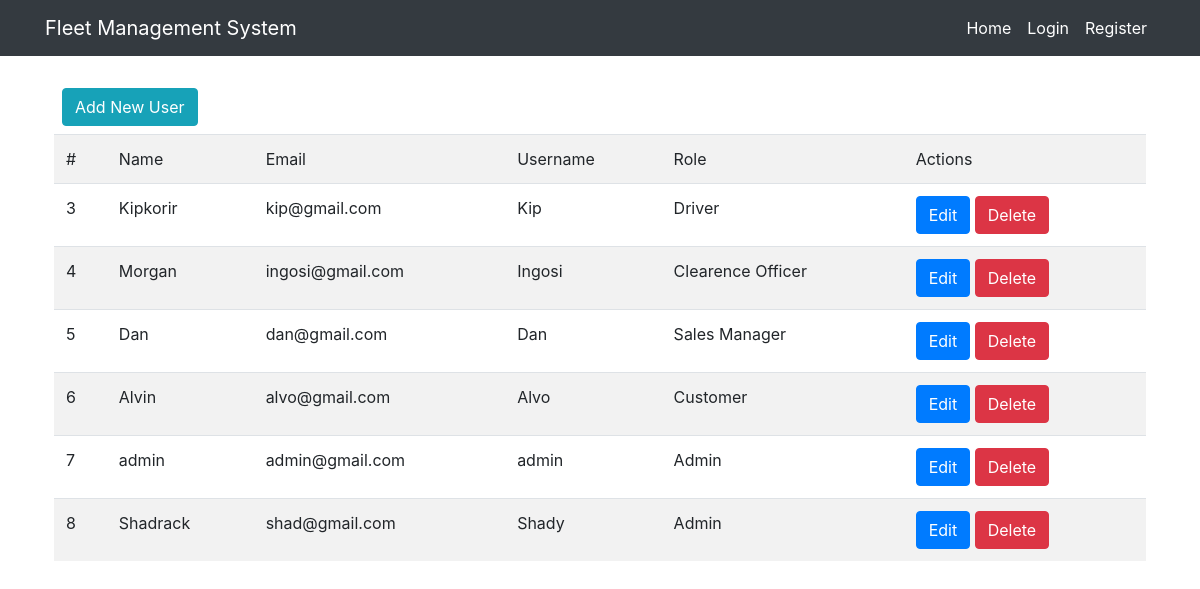
The page /viewUsers.php on the database its author committed.
### tables this page shows
CREATE TABLE `users` (
  `id` int(9) NOT NULL,
  `name` varchar(100) NOT NULL,
  `email` varchar(100) NOT NULL,
  `username` varchar(100) NOT NULL,
  `role` varchar(100) NOT NULL,
  `password` varchar(100) NOT NULL
);

### viewUsers.php (the view)
<?php
include('header.php');
include_once("connection.php");
$result = mysqli_query($mysqli, "SELECT * FROM users");
?>
<div class="container p-4">
<div class="p-2 ml-auto">
 <a href="addUser.php" class="btn btn-info mt3">Add New User</a>
</div>
	<table class="table table-striped">
		<tr>
			<td>#</td>
			<td>Name</td>
			<td>Email</td>
			<td>Username</td>
			<td>Role</td>
      <td colspan="2">Actions</td>
		</tr>
		<?php
		while($res = mysqli_fetch_array($result)) {
			echo "<tr>";
			echo "<td>".$res['id']."</td>";
			echo "<td>".$res['name']."</td>";
			echo "<td>".$res['email']."</td>";
			echo "<td>".$res['username']."</td>";
      echo "<td>".$res['role']."</td>";
			echo "<td><a  class='btn btn-primary' href=\"editUser.php?id=$res[id]\">Edit</a> <a class='btn btn-danger' href=\"deleteUser.php?id=$res[id]\" onClick=\"return confirm('Are you sure you want to delete?')\">Delete</a></td>";
		}
		?>
</div>

### header.php (shortened to what this page needs)
<!DOCTYPE html>
<html lang="en">
<head>
<link rel="stylesheet" href="https://stackpath.bootstrapcdn.com/bootstrap/4.3.1/css/bootstrap.min.css">
<link rel="stylesheet" href="style.css">
</head>
<body>
  <nav class="navbar navbar-expand-lg navbar-dark bg-dark static-top">
    <div class="container">
      <a class="navbar-brand" href="index.php"><?php $session= (isset($_SESSION['role'])) ?  $_SESSION['role'] : "Fleet Management System"; echo $session;?></a>
      <div class="collapse navbar-collapse" id="navbarResponsive">
        <ul class="navbar-nav ml-auto">
          <?php
            if (isset($_SESSION['valid'])) {
              include("connection.php");
              $result=mysqli_query($mysqli,"SELECT * FROM users");
           ?>
           <?php switch ($_SESSION['role']):case 'Sales Manager': ?>
          <li class="nav-item active">
            <a class="nav-link" href="viewGoods.php">Manage Cleared Goods
              <span class="sr-only">(current)</span>
            </a>
          </li>
          <!-- <li class="nav-item active">
            <a class="nav-link" href="view.php">Manage Editors</a>
          </li> -->
          <!-- <li class="nav-item active">
            <a class="nav-link" href="viewArticles.php">Manage Articles</a>
          </li> -->
          <?php break; ?>
          <?php case 'Driver': ?>
          <li class="nav-item active">
            <a class="nav-link" href="verifyGoods.php">Verify Transit Goods</a>
          </li>
          <?php break; ?>
          <?php case 'Customer': ?>
          <li class="nav-item active">
            <a class="nav-link" href="verifyReceivedGoods.php">Verify Received Goods</a>
          </li>
          <?php break; ?>
          <?php case 'Clearence Officer': ?>
          <li class="nav-item active">
            <a class="nav-link" href="verifyTransitGoods.php">Cleared Goods</a>
          </li>
          <?php break; ?>
          <?php case 'Admin': ?>
          <li class="nav-item active">
            <a class="nav-link" href="verifyTransitGoodsAdmin.php">Manage Goods</a>
          </li>
          <li class="nav-item active">
            <a class="nav-link" href="viewUsers.php">Manage Users</a>
          </li>
          <li class="nav-item active">
            <a class="nav-link" href="deliveredGoods.php">Delivered Goods</a>
          </li>
          <?php break; ?>
          <?php default: ?>
          <li class="nav-item active">
            <a class="nav-link" href="editorViewArticles.php">Manage Goods</a>
          </li>
          <?php break; ?>
        <?php endswitch ?>
          <li class="nav-item active">
            <a class="nav-link" href="#">Welcome, <?php echo $_SESSION['name'] ?></a>
          </li>
          <li class="nav-item active">
            <a class="nav-link" href="logout.php">Logout</a>
          </li>
          <?php
          }  else {
          ?>
          <li class="nav-item active">
            <a class="nav-link" href="index.php">Home</a>
          </li>
          <li class="nav-item active">
            <a class="nav-link" href="login.php">Login</a>
          </li>
          <li class="nav-item active">
            <a class="nav-link" href="register.php">Register</a>
          </li>
        <?php } ?>
        </ul>
      </div>
    </div>
  </nav>

### rows shown on the page
users: id "3", name "Kipkorir", email "kip@gmail.com", username "Kip", role "Driver"
users: id "4", name "Morgan", email "ingosi@gmail.com", username "Ingosi", role "Clearence Officer"
users: id "5", name "Dan", email "dan@gmail.com", username "Dan", role "Sales Manager"
users: id "6", name "Alvin", email "alvo@gmail.com", username "Alvo", role "Customer"
users: id "7", name "admin", email "admin@gmail.com", username "admin", role "Admin"
users: id "8", name "Shadrack", email "shad@gmail.com", username "Shady", role "Admin"

### other values the page prints
$session "Fleet Management System"
